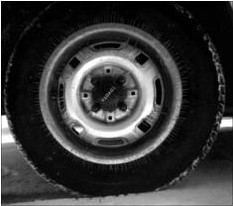
%> input picture DIP task 5/tire_orig.jpg, 233 x 206 px
$ octave lab05.m   (GNU Octave 9; MATLAB toolbox functions it lacks are replaced by stand-ins)
%> lines starting %> are read from the running program, lines starting %| are printed output that depends on the picture
clc;clear all; close all;

i1 = rgb2gray(imread('tire_orig.jpg'));
%> i1: size 206x233 uint8; min 0, max 255, mean 55.5
j1 = imnoise(i1,'salt & pepper',0.02);
i2 = rgb2gray(imread('pout_orig.jpg'));
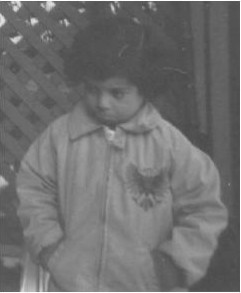
%> input picture DIP task 5/pout_orig.jpg, 241 x 293 px
%> i2: size 293x241 uint8; min 73, max 255, mean 111.9
j2 = imnoise(i2,'salt & pepper',0.02);
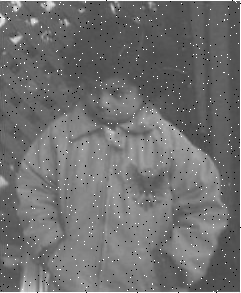
%> j2: size 293x241 uint8; min 0, max 255, mean 112.2
j3 = imnoise(i1,'gaussian',0.01);
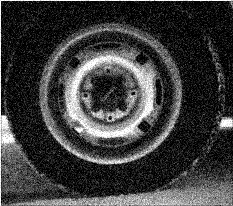
%> j3: size 206x233 uint8; min 0, max 255, mean 60.6
j4 = imnoise(i2,'gaussian',0.01);
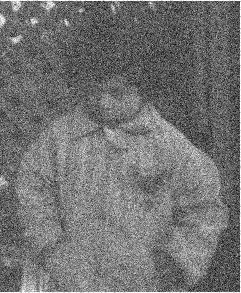
%> j4: size 293x241 uint8; min 0, max 255, mean 114.3
figure(1);
subplot(221),imshow(j1),title('salt & pepper');
subplot(222),imshow(j2),title('salt & pepper');
subplot(223),imshow(j3),title('gaussian');
subplot(224),imshow(j4),title('gaussian');

%gaussian filter
g1 = imfilter(j4,fspecial('gaussian',[3 3],1),'replicate');
g2 = imfilter(j4,fspecial('gaussian',[5 5],1),'replicate');
g3 = imfilter(j4,fspecial('gaussian',[7 7],1),'replicate');
%median filter
med1 = medfilt2(j4,[3 3]);
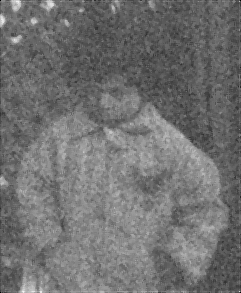
%> med1: size 293x241 uint8; min 0, max 243, mean 112.9
med2 = medfilt2(j4,[5 5]);
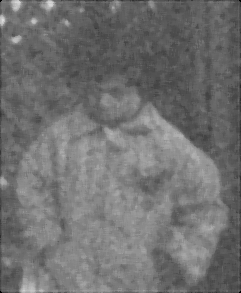
%> med2: size 293x241 uint8; min 0, max 219, mean 112.5
med3 = medfilt2(j4,[7 7]);
%mean filter
mn1 = imfilter(j4,fspecial('average',[3 3]),'replicate');
mn2 = imfilter(j4,fspecial('average',[5 5]),'replicate');
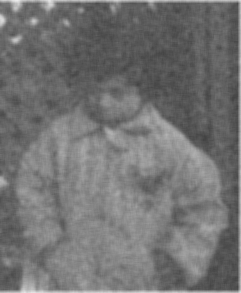
%> mn2: size 293x241 uint8; min 67, max 236, mean 114.6
mn3 = imfilter(j4,fspecial('average',[7 7]),'replicate');

figure(2);

subplot(331),imshow(g1),title('gaussian'),ylabel('3*3');
subplot(332),imshow(mn1),title('mean');
subplot(333),imshow(med1),title('median');
subplot(334),imshow(g2),ylabel('5*5');
subplot(335),imshow(mn2);
subplot(336),imshow(med2);
subplot(337),imshow(g3),ylabel('7*7');
subplot(338),imshow(mn3);
subplot(339),imshow(med3);
